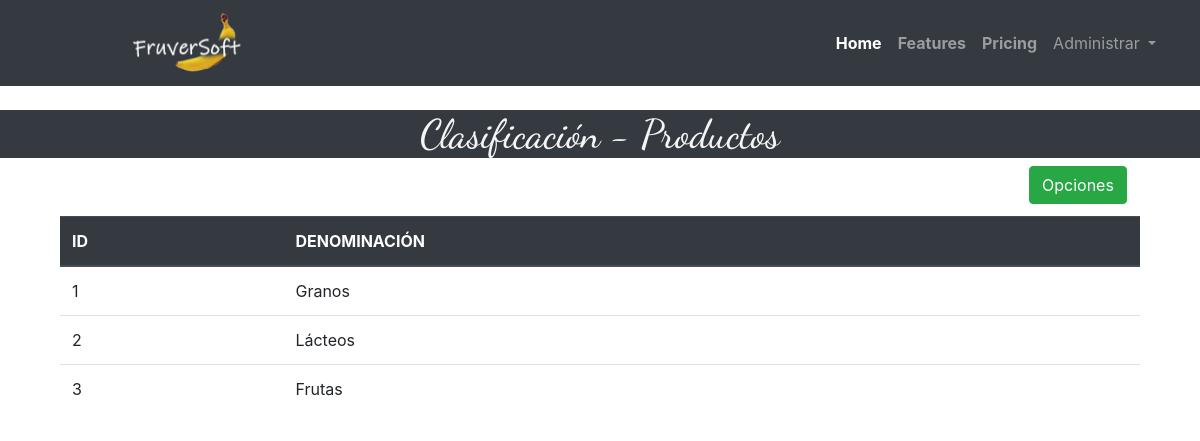
The app's page /Views/listarclasificacion.php with its own data.
### tables this page shows
CREATE TABLE `tblclasificaciones` (
  `claId` int(11) NOT NULL,
  `claDenominacion` varchar(45) NOT NULL
);

### Views/listarclasificacion.php (the view, shortened to what this page needs)
<!doctype html>
<html lang="es">
  <head>
    <link rel="stylesheet" href="https://cdn.jsdelivr.net/npm/bootstrap@4.5.3/dist/css/bootstrap.min.css">
    <link rel="stylesheet" href="../Css/style.css">
  </head>
  <body>
  <header>
          <nav class="navbar navbar-expand-lg navbar-dark bg-dark">
            <a class="navbar-brand" href="../index.php" style="padding-left: 10%;"> <img src="../Img/logo_backend.png" alt="" width="130" height="60"></a>
            <div class="collapse navbar-collapse" id="navbarNav" style="padding-left: 47%">
              <ul class="navbar-nav ">
                <li class="nav-item active">
                  <a class="nav-link"  href="#"><b>Home</b> <span class="sr-only">(current)</span></a>
                </li>
                <li class="nav-item">
                  <a class="nav-link" href="#"><b>Features</b></a>
                </li>
                <li class="nav-item">
                  <a class="nav-link" href="#"><b>Pricing</b></a>
                </li>
                <li class="nav-item dropdown">
                  <a class="nav-link dropdown-toggle" href="#" id="navbarDropdown" role="button" data-toggle="dropdown" aria-haspopup="true" aria-expanded="false">
                    Administrar
                  </a>
                </li>
              </ul>
            </div>
          </nav>
    </header>
      <?php
          require ("../Models/datos_bd_2.php");
          $conexion = mysqli_connect ($host, $usuario, $pass, $nombre);
          $consulta = "SELECT claId, claDenominacion
          FROM tblclasificaciones
          ORDER BY claId;";
          $resultado = mysqli_query ($conexion, $consulta);
      ?>
    <section class="tabla_productos">
      <h1 class="stilepro" style="background-color:#343a40">Clasificación - Productos</h1>
      <a href="clasificacion.php">
      <button type="sutmit" class="btn btn-success"  style="margin-bottom: 1%; margin-left: 85%">
        Opciones
      </button>
      </a>
      <table class="table">
          <thead class="thead-dark">
            <tr>
              <th scope="col">ID</th>
              <th scope="col">DENOMINACIÓN</th>
            </tr>
          </thead>
          <Tbody>
          <?php
              while ($fila = mysqli_fetch_row ($resultado)){
                echo "<tr scope='row'><td>";
                echo $fila[0] . " ";
                echo "</td><td>";
                echo $fila[1] . " ";
                echo "</td>";
              }
          ?>
          </tr>
        </Tbody>
      </table>
    </section>
  </body>
</html>

### Css/style.css (style rules this page uses)
.stilepro { font-family: 'Dancing Script', cursive; color: whitesmoke; text-align: center; background-color: #00b347; }
.table { width:90%; margin: auto; }

### records on screen
tblclasificaciones: claId "1", claDenominacion "Granos"
tblclasificaciones: claId "2", claDenominacion "Lácteos"
tblclasificaciones: claId "3", claDenominacion "Frutas"
